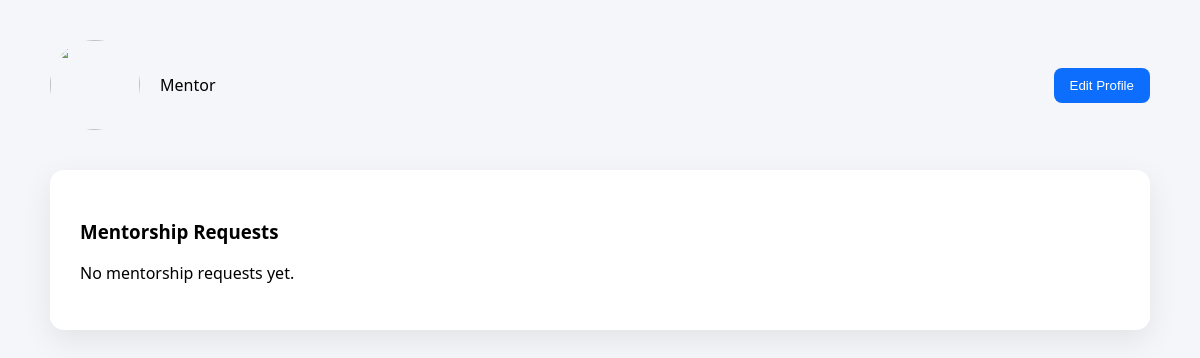
Page /mentor/dashboard/ (signed in) on the earlier database version.
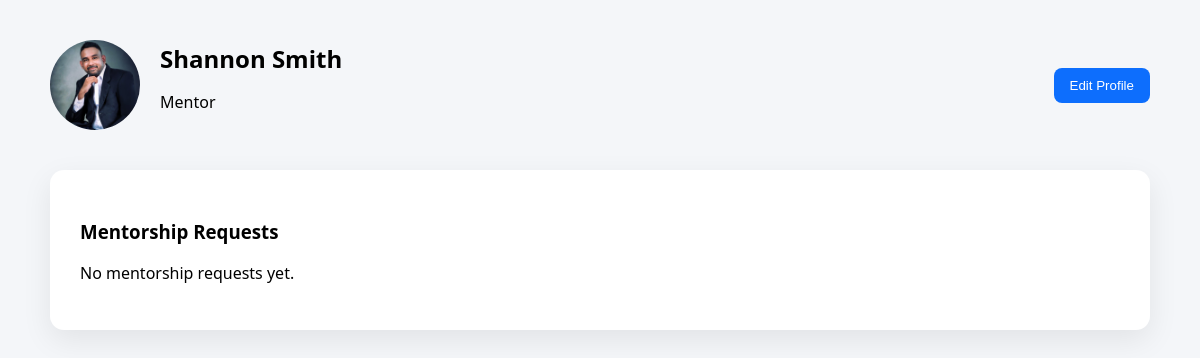
Same page on the later database version.
### core/models.py (models this page shows, shortened)
class Mentor(models.Model):
    user = models.OneToOneField(User, on_delete=models.CASCADE, related_name="mentor")
    name = models.CharField(max_length=120)
    profile_text = models.TextField()
    embedding = models.JSONField(null=True, blank=True)
    profile_image = models.ImageField(upload_to="profiles/", blank=True, null=True)
    linkedin = models.URLField(blank=True, null=True)
    github = models.URLField(blank=True, null=True)
    cv = models.FileField(upload_to="cvs/", blank=True, null=True)

### core/views.py (the view)
# urls.py: path("mentor/dashboard/", mentor_dashboard),
@login_required(login_url="/login/")
def mentor_dashboard(request):
    mentor = request.user.mentor
    requests = MentorRequest.objects.filter(
        mentor=mentor,
        status="pending"
    )
    return render(request, "mentor_dashboard.html", {
        "mentor": mentor,
        "requests": requests
    })

### core/templates/mentor_dashboard.html (shortened to what this page needs)
{% load static %}
<!DOCTYPE html>
<html>
<head>
</head>
<body>
<div class="container">
<div class="header">
    <div class="profile">
        {% if mentor.profile_image %}
            <img src="{{ mentor.profile_image.url }}">
        {% else %}
            <img src="{% static 'core/images/default-avatar.png' %}">
        {% endif %}
        <div>
            <h2>{{ mentor.name }}</h2>
            <p>Mentor</p>
        </div>
    </div>
    <a href="/mentor/profile/">
        <button class="edit-btn">Edit Profile</button>
    </a>
</div>
<div class="section">
<h3>Mentorship Requests</h3>
{% for r in requests %}
<div class="request-card">
    <div>
        <b>{{ r.mentee.user.email }}</b><br>
        {{ r.mentee.profile_text|truncatewords:20 }}
    </div>
    <div class="actions">
        <form method="post" action="/accept-request/{{ r.id }}/">
            {% csrf_token %}
            <button class="accept">Accept</button>
        </form>
        <form method="post" action="/reject-request/{{ r.id }}/">
            {% csrf_token %}
            <button class="reject">Reject</button>
        </form>
    </div>
</div>
{% empty %}
<p>No mentorship requests yet.</p>
{% endfor %}
</div>
</div>
</body>
</html>

Differences in the rows shown:
now on this page (row edited): Mentor: profile_image (picture), name "Shannon Smith"
